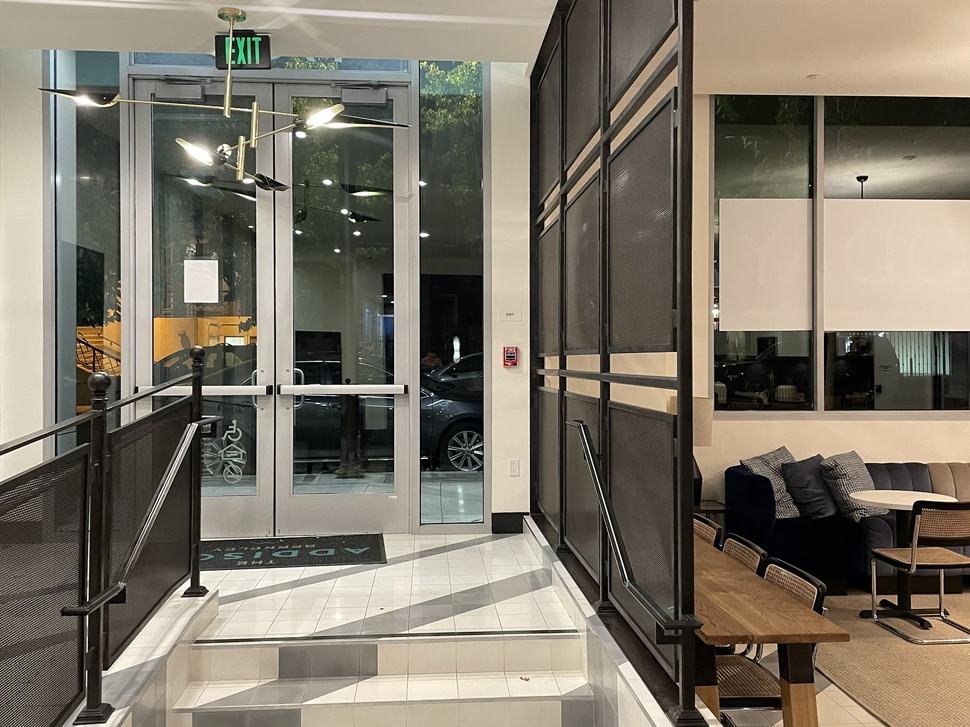
#> input picture HW4/images/lobby0.jpg, 970 x 727 px, shrunk from 1654 x 1240 before the run
$ python part1.py
#> lines starting #> are read from the running program, lines starting #| are printed output that depends on the picture
import matplotlib
matplotlib.use("TkAgg")
from pathlib import Path
import numpy as np
import cv2
import matplotlib.pyplot as plt
from scipy import ndimage

BASE_DIR = Path(__file__).resolve().parent
IM_DIR   = BASE_DIR / "images"
OUT_DIR  = BASE_DIR / "results"
OUT_DIR.mkdir(parents=True, exist_ok=True)

LEFT_PATH   = IM_DIR / "lobby0.jpg"
CENTER_PATH = IM_DIR / "lobby1.jpg"
RIGHT_PATH  = IM_DIR / "lobby2.jpg"
NUM_POINTS  = 6

def load_img(path: Path):
    img = cv2.imread(str(path), cv2.IMREAD_COLOR)
    return cv2.cvtColor(img, cv2.COLOR_BGR2RGB).astype(np.float32) / 255.0

# [69 lines left out: functions save_img, _normalize_points, computeH, computeH_norm, apply_homography, not called in this run]

def image_corners_wh(w: int, h: int):
    return np.array([[0,0],[w-1,0],[w-1,h-1],[0,h-1]], dtype=np.float64)

# [73 lines left out: functions bilinear_sample, warp_image_inverse, feather_alpha, blend_pair, stitch_two, stitch_three, not called in this run]

# 標記左中右圖片的點，左邊跟中間圖對應6個點，右邊跟中間圖對應6個點
def collect_points_pair(imgA, imgB, n=6):
    print(f"lobby0")
    figA = plt.figure(figsize=(8,8)); plt.imshow(imgA); plt.axis('off')
    plt.title(f"lobby1"); plt.show(block=False)
    ptsA = plt.ginput(n=n, timeout=0); plt.close(figA)

    print(f"lobby2")
    figB = plt.figure(figsize=(8,8)); plt.imshow(imgB); plt.axis('off')
    plt.title(f"lobby1"); plt.show(block=False)
    ptsB = plt.ginput(n=n, timeout=0); plt.close(figB)

    return np.array(ptsA, dtype=np.float64), np.array(ptsB, dtype=np.float64)

def main():
    # 讀圖
    imgL = load_img(LEFT_PATH)
#> in load_img, img is the input picture: shape (727, 970, 3); mean B, G, R 105, 118.4, 125.7
#> in load_img, `return cv2.cvtColor(img, cv2.COLOR_BGR2RGB).astype(np.float32) / 255.0`:
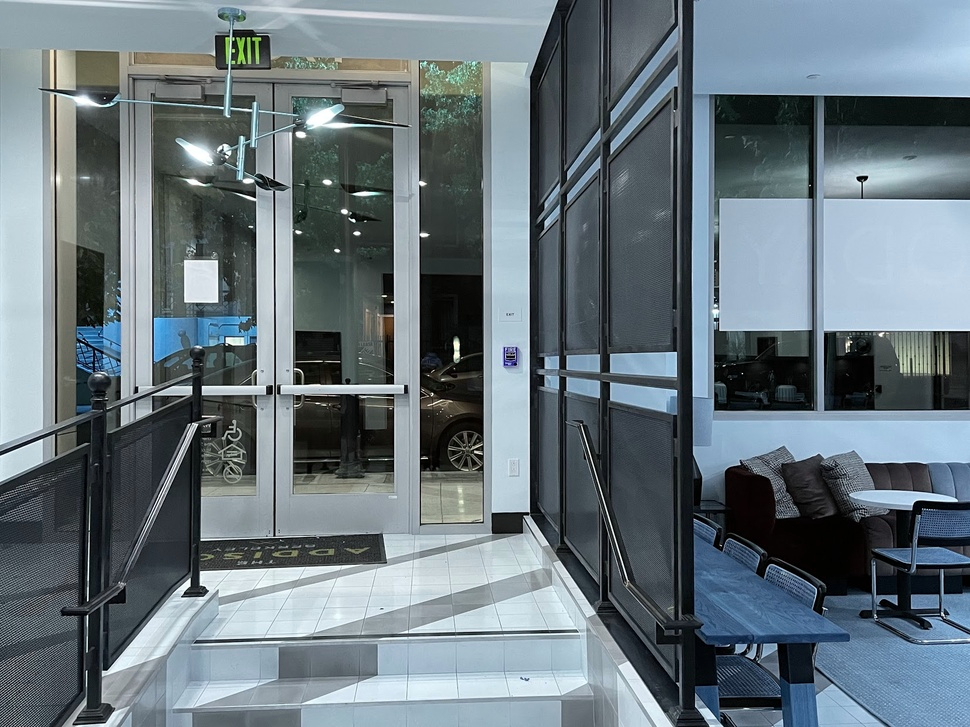
#> returned value: shape (727, 970, 3) float32; mean of channels 0, 1, 2 0.493, 0.464, 0.412; drawn as B, G, R
    imgC = load_img(CENTER_PATH)
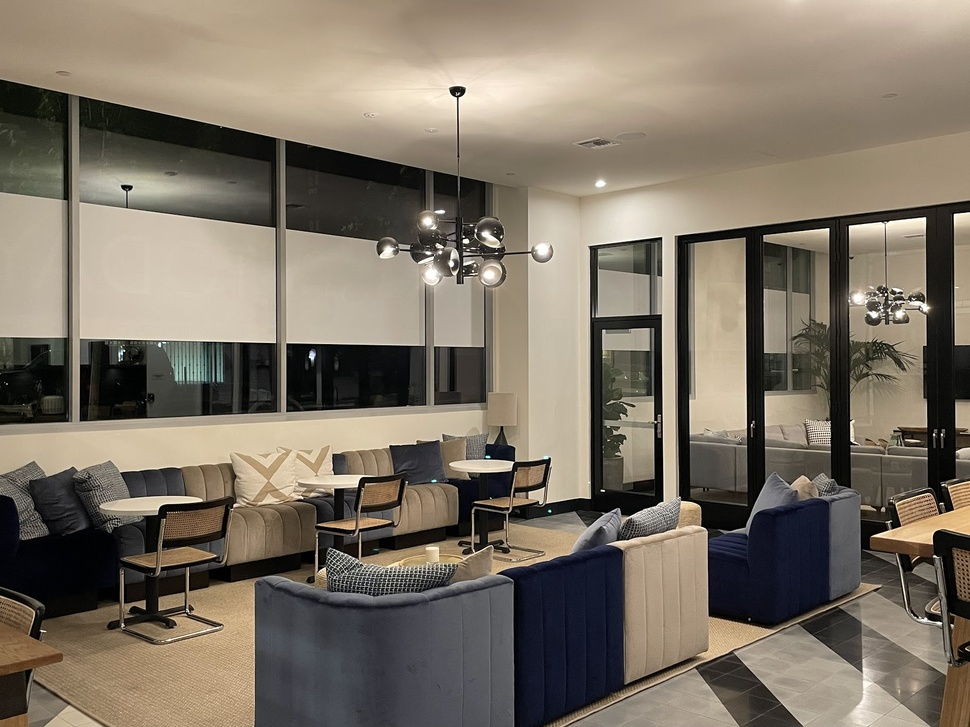
#> input picture HW4/images/lobby1.jpg, 970 x 727 px, shrunk from 1654 x 1240 before the run
#> in load_img, img is the input picture: shape (727, 970, 3); mean B, G, R 101.3, 115.1, 124.8
#> in load_img (call 2), `return cv2.cvtColor(img, cv2.COLOR_BGR2RGB).astype(np.float32) / 255.0`:
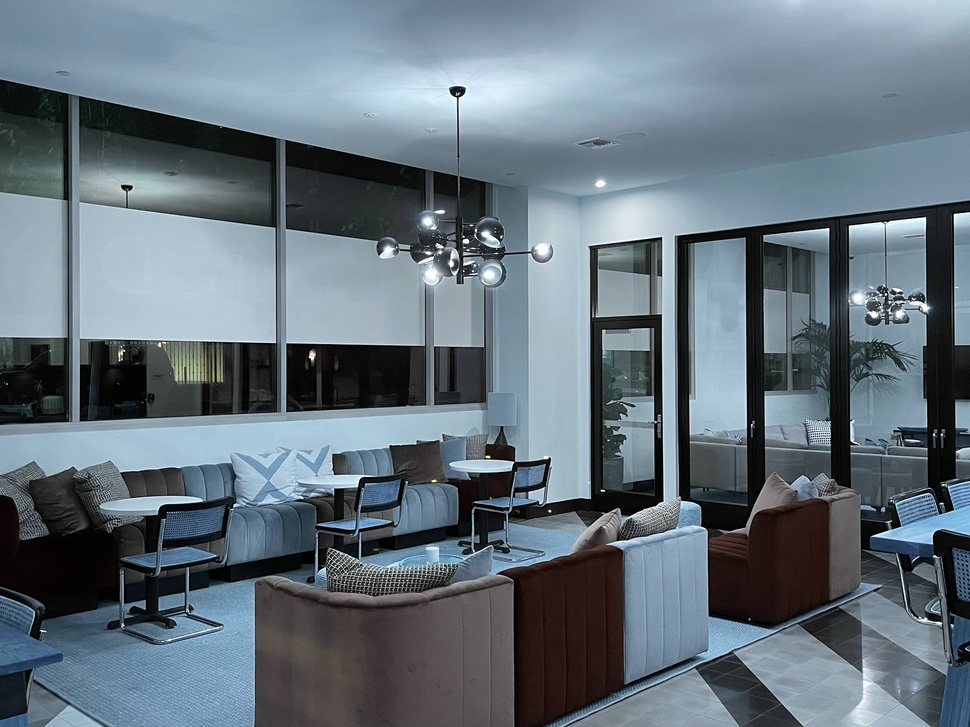
#> returned value: shape (727, 970, 3) float32; mean of channels 0, 1, 2 0.489, 0.452, 0.398; drawn as B, G, R
    imgR = load_img(RIGHT_PATH)
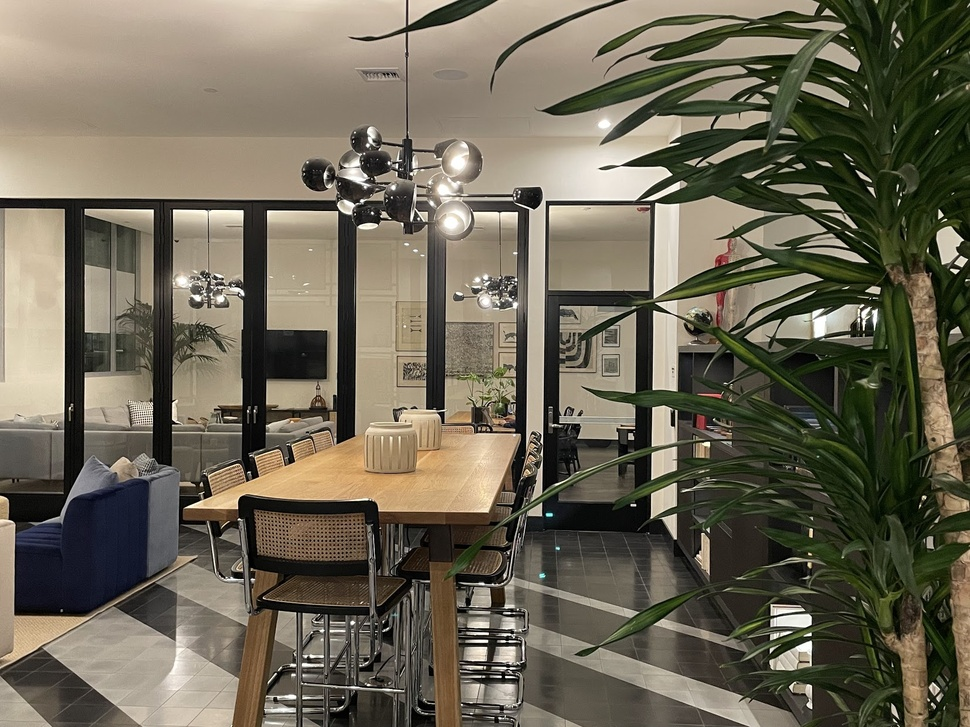
#> input picture HW4/images/lobby2.jpg, 970 x 727 px, shrunk from 1654 x 1240 before the run
#> in load_img, img is the input picture: shape (727, 970, 3); mean B, G, R 86.2, 103.1, 109
#> in load_img (call 3), `return cv2.cvtColor(img, cv2.COLOR_BGR2RGB).astype(np.float32) / 255.0`:
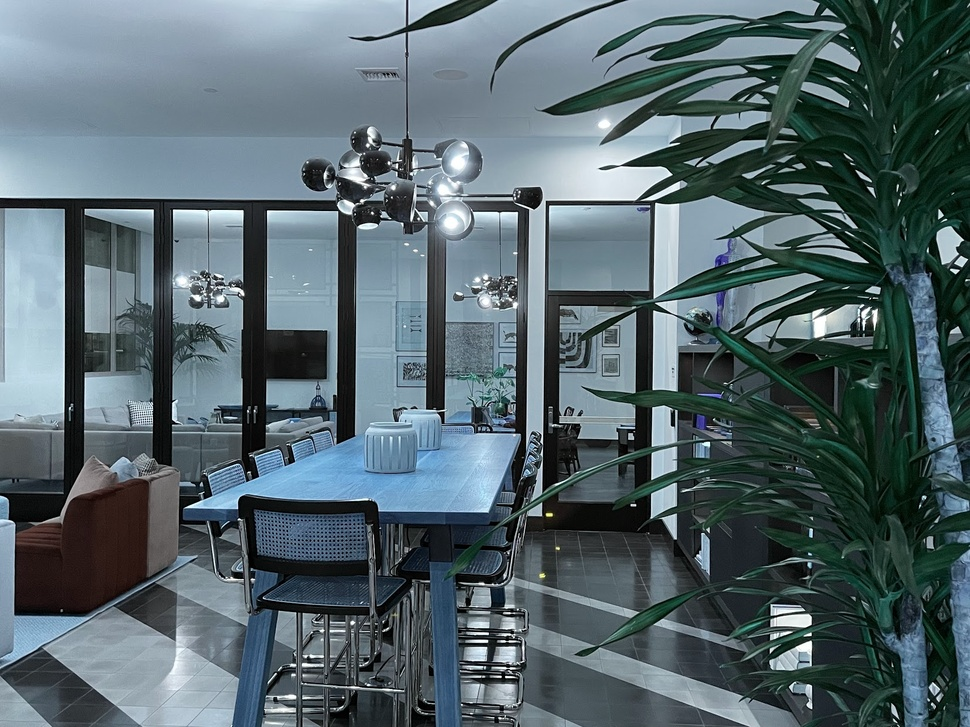
#> returned value: shape (727, 970, 3) float32; mean of channels 0, 1, 2 0.428, 0.405, 0.338; drawn as B, G, R

    ptsL, ptsC = collect_points_pair(imgL, imgC, n=NUM_POINTS)
    H_LC = computeH_norm(ptsL, ptsC)
    mosaic_LC, _ = stitch_two(imgC, imgL, H_LC)
    save_img(OUT_DIR / "mosaic_left_center.png", mosaic_LC)

    ptsR, ptsC2 = collect_points_pair(imgR, imgC, n=NUM_POINTS)
    H_RC = computeH_norm(ptsR, ptsC2)
    mosaic_RC, _ = stitch_two(imgC, imgR, H_RC)
    save_img(OUT_DIR / "mosaic_right_center.png", mosaic_RC)

    # 三張整合
    mosaic_3, _ = stitch_three(imgC, imgL, imgR, H_LC, H_RC)
    save_img(OUT_DIR / "mosaic_lcr.png", mosaic_3)

if __name__ == "__main__":
#> (the run stopped early here; a loop or call above may not have finished)
